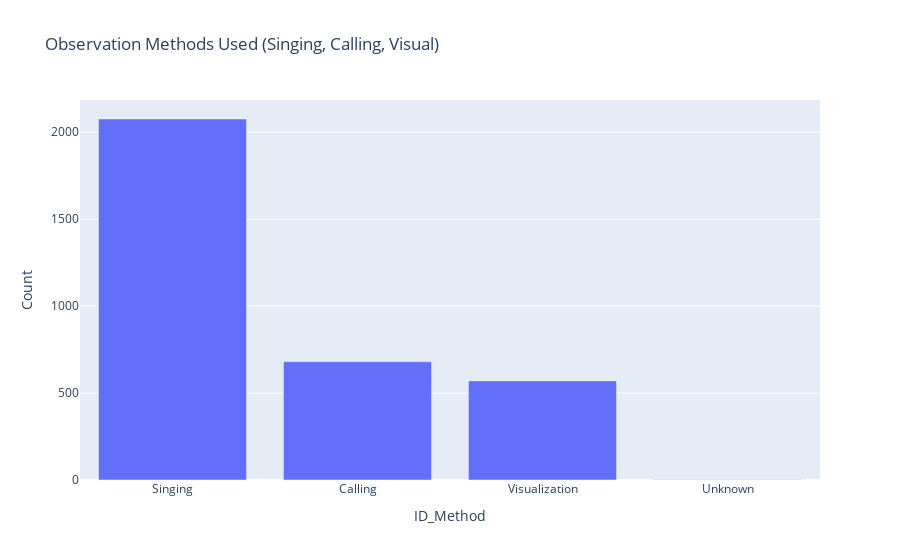

Notebook code for this chart:
### Markdown cell above
#### Chart - 7

### Code cell
id_counts = df['ID_Method'].value_counts().reset_index()
id_counts.columns = ['ID_Method', 'Count']

fig_id_method = px.bar(
    id_counts,
    x='ID_Method',
    y='Count',
    title='Observation Methods Used (Singing, Calling, Visual)'
)
fig_id_method.show()

### Figure 1 — Plotly figure (JSON) as saved in the notebook; plotly's stock layout.template omitted (floating-point values rounded to 4 significant figures)
{"data": [{"hovertemplate": "ID_Method=%{x}<br>Count=%{y}<extra></extra>", "legendgroup": "", "marker": {"color": "#636efa", "pattern": {"shape": ""}}, "name": "", "orientation": "v", "showlegend": false, "textposition": "auto", "type": "bar", "x": ["Singing", "Calling", "Visualization", "Unknown"], "xaxis": "x", "y": [2076, 680, 570, 1], "yaxis": "y"}], "layout": {"autosize": true, "barmode": "relative", "legend": {"tracegroupgap": 0}, "title": {"text": "Observation Methods Used (Singing, Calling, Visual)"}, "xaxis": {"anchor": "y", "autorange": true, "domain": [0, 1], "range": [-0.5, 3.5], "title": {"text": "ID_Method"}, "type": "category"}, "yaxis": {"anchor": "x", "autorange": true, "domain": [0, 1], "range": [0, 2185.0], "title": {"text": "Count"}, "type": "linear"}}}
